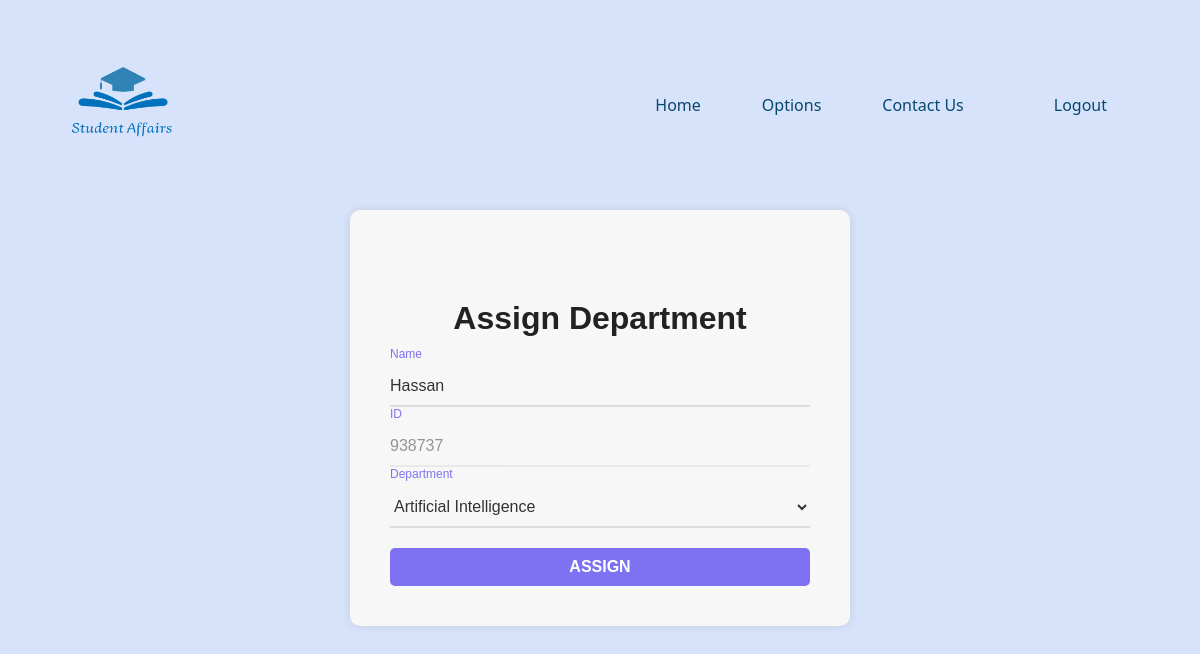
/Assign/938737/, run on an earlier commit of the app's database.
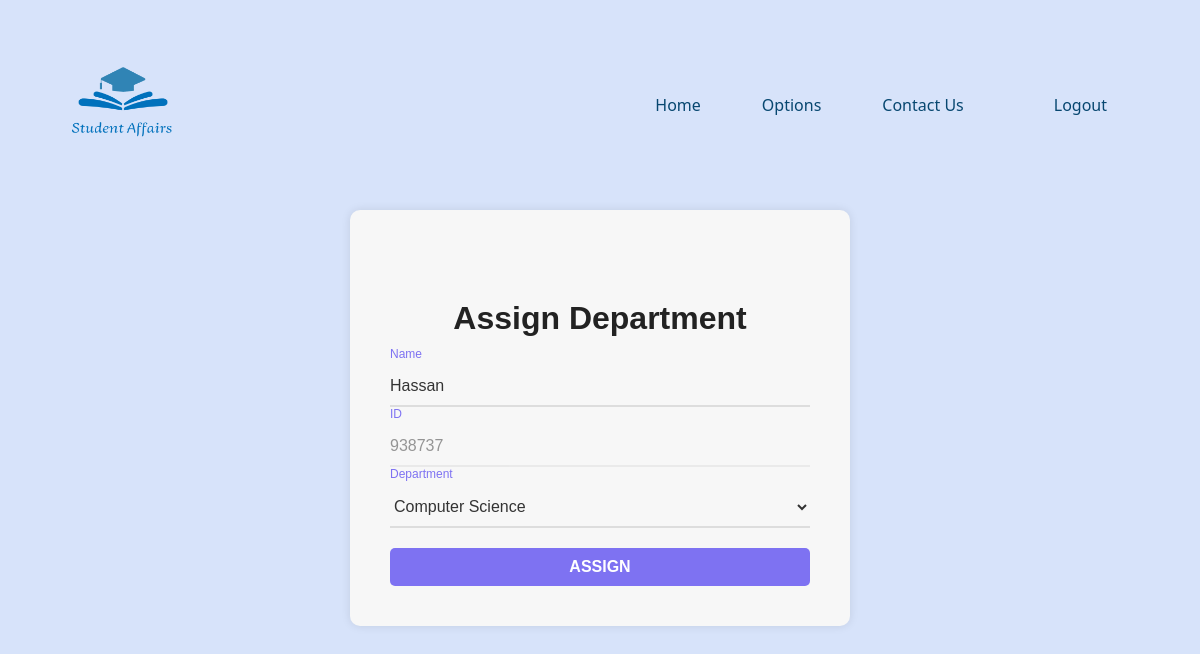
And on a later commit of the database.
### app/models.py (models this page shows, shortened)
class Student(models.Model):
    name = models.CharField(max_length=50)
    id = models.CharField(max_length=10, primary_key=True, unique=True)
    level = models.IntegerField()
    status = models.CharField(max_length=10)
    date = models.DateField()
    gpa = models.FloatField()
    gender = models.CharField(max_length=10)
    department = models.CharField(max_length=20)
    email = models.CharField(max_length=100)
    phone = models.CharField(max_length=10)

### app/views.py (the view, shortened to what this page needs)
# urls.py: path('Assign/<int:student_id>/', views.department, name='department'),
def department(request, student_id):
    try:
        student = Student.objects.get(id=student_id)
    except Student.DoesNotExist:
        return redirect('notfound')
    return render(request, 'pages/Department.html', {'student': student})

### templates/pages/Department.html (shortened to what this page needs)
{% extends 'base.html'%}
{% load static %}
{% block CSS%}
<link rel="stylesheet" href="{% static 'style/style.css' %}">
{% endblock%}
{% block content%}
<div class="container">
    <form action="{% url 'department' student.id %}" method="POST" class="form">
        <h1 class="mainTitle">Assign Department</h1>
        <div class="add_new">
            <input type="text" class="input" id="name" name="name" value="{{ student.name }}">
            <label class="label">Name</label>
        </div>
        <div class="add_new">
            <input disabled type="text" class="input" id="id" name="id" value="{{ student.id }}">
            <label class="label">ID</label>
        </div>
        <div class="add_new">
            <select name="de" class="input" id="de" name = "de">
                <option value="CS" {% if student.department == 'CS' %}selected{% endif %}>Computer Science</option>
                <option value="AI" {% if student.department == 'AI' %}selected{% endif %}>Artificial Intelligence</option>
            </select>
            <label class="label">Department</label>
        </div>
        <button type="submit" class="submit" id="save-btn">Assign</button>
    </form>
</div>
{% endblock %}

What changed in the data, as far as the page shows it:
changed Student "Hassan": de "Artificial Intelligence" → "Computer Science"
